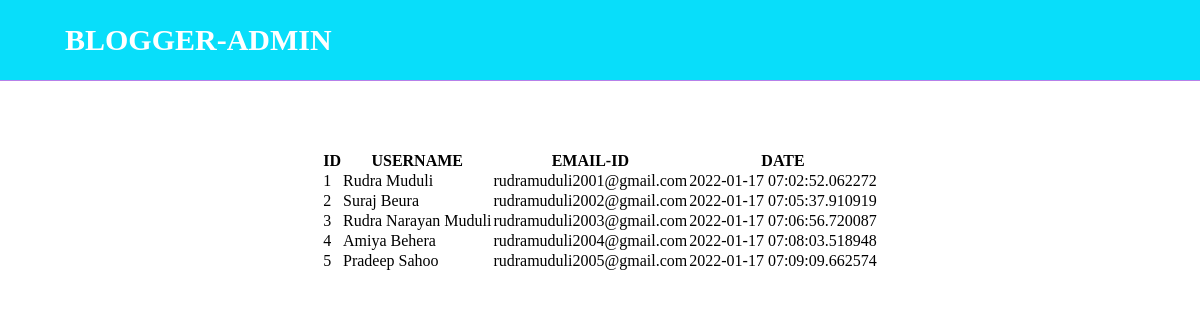
The page /admin on the database its author committed.
### app.py (models this page shows)
class User(db.Model,UserMixin):
  id = db.Column(db.Integer, primary_key=True)
  username = db.Column(db.String(50), nullable=False)
  email = db.Column(db.String(40), nullable=False)
  password = db.Column(db.String(40), nullable=False)
  date = db.Column(db.DateTime, nullable=False,default=datetime.utcnow)
  posts = db.relationship('Post',backref='author', lazy=True)

### app.py (the view)
@app.route('/admin')
def admin():
  user = User.query.all()
  post = Post.query.all()
  return render_template('admin.html',user=user, posts=post)

### templates/admin.html (shortened to what this page needs)
<!DOCTYPE html>
<html lang="en">
<head>
</head>
<body>
    <nav>
        <a href="/"><label class="logo">BLOGGER-ADMIN</label></a>
    </nav>
<div class="container-contact">
    <table>
        <tr>
          <th>ID</th>
          <th>USERNAME</th>
          <th>EMAIL-ID</th>
          <th>DATE</th>
        </tr>
        {% for user in user %}
        <tr>
          <td>{{user.id}}</td>
          <td>{{user.username}}</td>
          <td>{{user.email}}</td>
          <td>{{user.date}}</td>
        </tr>
        {% endfor %}
      </table>
</div>
</body>
</html>

### templates/admin.html (style rules this page uses)
* { padding: 0px; margin: 0px; text-decoration:none; list-style: none; }
body { font-family: "montserrat"; }
nav { height: 80px; width: 100%; background-color:rgb(8, 222, 250); position: fixed; border-bottom: 0.05px solid rgb(183, 129, 233); }
.logo { font-size: 30px; color: white; font-weight: bold; padding: 0px 80px; position: relative; line-height:80px }
@media (min-width: 1107px) { nav .logo { align-items: center; float: left; left:-15px; } }
.container-contact { height: content; width: 100%; margin-bottom: 50px; padding-top: 150px; display: flex; justify-content: center; align-items: center; flex-flow: column wrap; }

### rows shown on the page
User: id "1", username "Rudra Muduli", email "rudramuduli2001@gmail.com", date "2022-01-17 07:02:52.062272"
User: id "2", username "Suraj Beura", email "rudramuduli2002@gmail.com", date "2022-01-17 07:05:37.910919"
User: id "3", username "Rudra Narayan Muduli", email "rudramuduli2003@gmail.com", date "2022-01-17 07:06:56.720087"
User: id "4", username "Amiya Behera", email "rudramuduli2004@gmail.com", date "2022-01-17 07:08:03.518948"
User: id "5", username "Pradeep Sahoo", email "rudramuduli2005@gmail.com", date "2022-01-17 07:09:09.662574"
